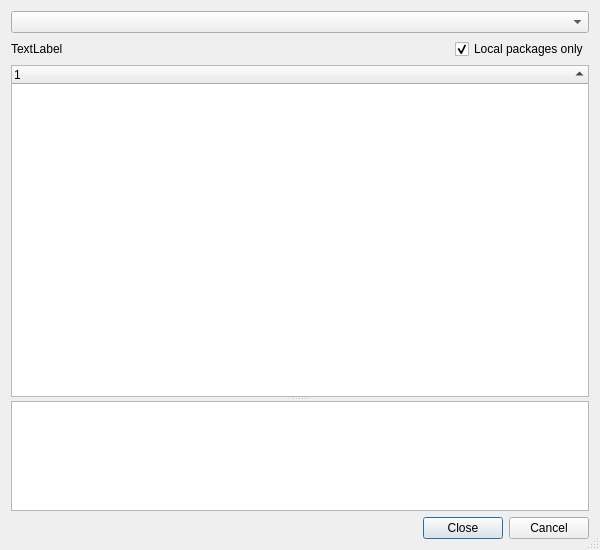
<?xml version="1.0" encoding="UTF-8"?>
<ui version="4.0">
 <class>PipListDialog</class>
 <widget class="QDialog" name="PipListDialog">
  <property name="geometry">
   <rect>
    <x>0</x>
    <y>0</y>
    <width>600</width>
    <height>550</height>
   </rect>
  </property>
  <property name="windowTitle">
   <string>Package List</string>
  </property>
  <property name="sizeGripEnabled">
   <bool>true</bool>
  </property>
  <layout class="QVBoxLayout" name="verticalLayout">
   <item>
    <widget class="QComboBox" name="pipComboBox">
     <property name="toolTip">
      <string>Select the pip command to use</string>
     </property>
    </widget>
   </item>
   <item>
    <layout class="QHBoxLayout" name="horizontalLayout">
     <item>
      <widget class="QLabel" name="infoLabel">
       <property name="text">
        <string notr="true">TextLabel</string>
       </property>
      </widget>
     </item>
     <item>
      <spacer name="horizontalSpacer">
       <property name="orientation">
        <enum>Qt::Horizontal</enum>
       </property>
       <property name="sizeHint" stdset="0">
        <size>
         <width>40</width>
         <height>20</height>
        </size>
       </property>
      </spacer>
     </item>
     <item>
      <widget class="QCheckBox" name="localCheckBox">
       <property name="toolTip">
        <string>Select to show only locally-installed packages</string>
       </property>
       <property name="text">
        <string>Local packages only</string>
       </property>
       <property name="checked">
        <bool>true</bool>
       </property>
      </widget>
     </item>
    </layout>
   </item>
   <item>
    <widget class="QSplitter" name="splitter">
     <property name="orientation">
      <enum>Qt::Vertical</enum>
     </property>
     <widget class="QTreeWidget" name="packageList">
      <property name="sizePolicy">
       <sizepolicy hsizetype="Expanding" vsizetype="Expanding">
        <horstretch>0</horstretch>
        <verstretch>3</verstretch>
       </sizepolicy>
      </property>
      <property name="alternatingRowColors">
       <bool>true</bool>
      </property>
      <property name="selectionMode">
       <enum>QAbstractItemView::ExtendedSelection</enum>
      </property>
      <property name="rootIsDecorated">
       <bool>false</bool>
      </property>
      <property name="itemsExpandable">
       <bool>false</bool>
      </property>
      <property name="sortingEnabled">
       <bool>true</bool>
      </property>
      <column>
       <property name="text">
        <string notr="true">1</string>
       </property>
      </column>
     </widget>
     <widget class="QTreeWidget" name="infoWidget">
      <property name="sizePolicy">
       <sizepolicy hsizetype="Expanding" vsizetype="Expanding">
        <horstretch>0</horstretch>
        <verstretch>1</verstretch>
       </sizepolicy>
      </property>
      <property name="alternatingRowColors">
       <bool>true</bool>
      </property>
      <property name="rootIsDecorated">
       <bool>false</bool>
      </property>
      <property name="itemsExpandable">
       <bool>false</bool>
      </property>
      <property name="allColumnsShowFocus">
       <bool>true</bool>
      </property>
      <property name="wordWrap">
       <bool>true</bool>
      </property>
      <property name="columnCount">
       <number>2</number>
      </property>
      <attribute name="headerVisible">
       <bool>false</bool>
      </attribute>
      <attribute name="headerStretchLastSection">
       <bool>false</bool>
      </attribute>
      <column>
       <property name="text">
        <string notr="true">1</string>
       </property>
      </column>
      <column>
       <property name="text">
        <string notr="true">2</string>
       </property>
      </column>
     </widget>
    </widget>
   </item>
   <item>
    <widget class="QDialogButtonBox" name="buttonBox">
     <property name="orientation">
      <enum>Qt::Horizontal</enum>
     </property>
     <property name="standardButtons">
      <set>QDialogButtonBox::Cancel|QDialogButtonBox::Close</set>
     </property>
    </widget>
   </item>
  </layout>
 </widget>
 <tabstops>
  <tabstop>pipComboBox</tabstop>
  <tabstop>localCheckBox</tabstop>
  <tabstop>packageList</tabstop>
  <tabstop>infoWidget</tabstop>
 </tabstops>
 <resources/>
 <connections/>
</ui>
